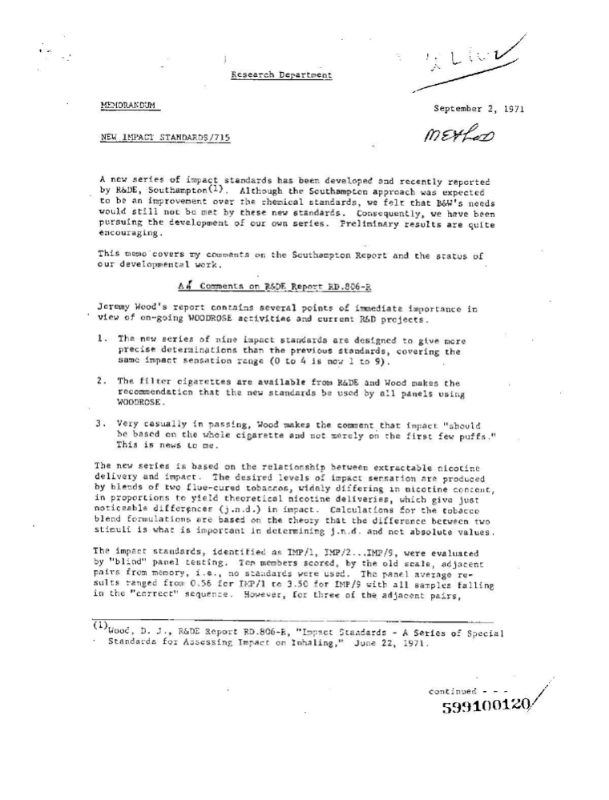
#> input picture backend/corrections/handwritten/0fbd4b91-8392-4253-80c8-64ce896b2c21.jpg, 609 x 800 px
$ python -i segmentation.py   (imports and definitions only)
#> lines starting #> are read from the running program, lines starting #| are printed output that depends on the picture; after the words box and inside, x2 and y2 are one past the last pixel; in counts of white or black regions, pixels touching at a corner belong together
#> further down, picture is the input picture: shape (800, 609, 3); min 0, max 255, mean 244.9
### backend/src/utils.py
import cv2
import numpy as np


# [7 lines left out: function resize_to_height, not called in this run]


def to_gray(image):
    # handles already-gray imgs too
    if len(image.shape) == 2:
        return image
    return cv2.cvtColor(image, cv2.COLOR_BGR2GRAY)


# [7 lines left out: function full_frame_corners, not called in this run]

### backend/src/segmentation.py
import cv2
import numpy as np

from .utils import to_gray


def segment_regions(image, min_area_frac=0.0008, merge_kernel=(25, 5)):
    """find text/content bounding boxes on a warped doc img.
    binarize, open to kill specks, dilate to glue chars into line blobs, bounding boxes."""

    gray = to_gray(image)
    binary = cv2.adaptiveThreshold(
        gray, 255,
        cv2.ADAPTIVE_THRESH_GAUSSIAN_C,
        cv2.THRESH_BINARY_INV,   # text becomes white (foreground)
        25, 15,
    )
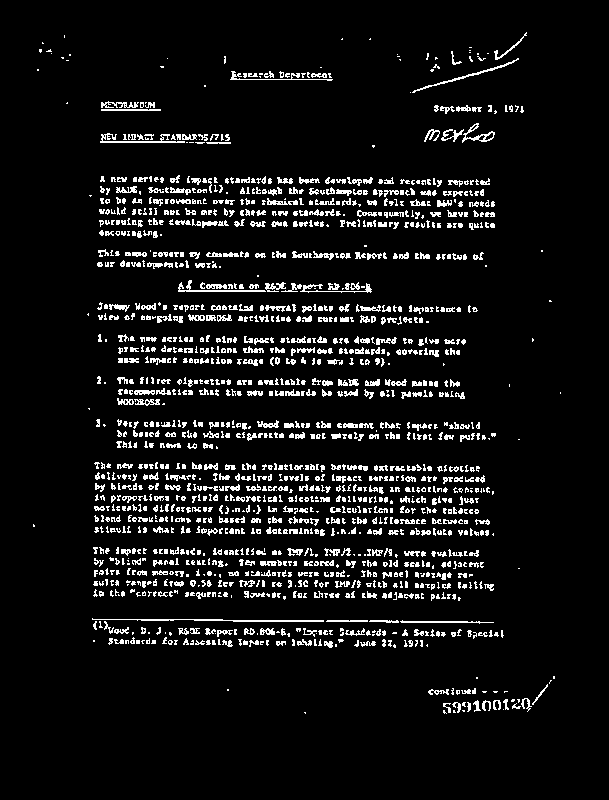
#> binary: shape (800, 609); 7.6% white in thin lines or dots, all inside (x1, y1, x2, y2) = (33, 32, 561, 714)
    # kill isolated specks smaller than 2x2
    binary = cv2.morphologyEx(
        binary, cv2.MORPH_OPEN,
        cv2.getStructuringElement(cv2.MORPH_RECT, (2, 2)),
    )
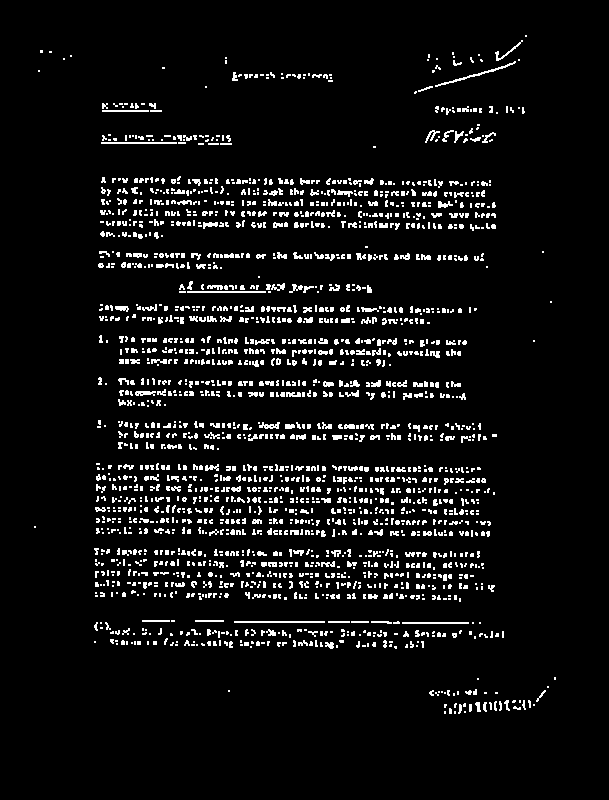
#> binary: shape (800, 609); 6.4% white in thin lines or dots, all inside (x1, y1, x2, y2) = (34, 35, 556, 714)
    # wide-short kernel glues chars of a line into one blob, narrow enough to keep lines separate
    kernel = cv2.getStructuringElement(cv2.MORPH_RECT, merge_kernel)
    dilated = cv2.dilate(binary, kernel, iterations=2)
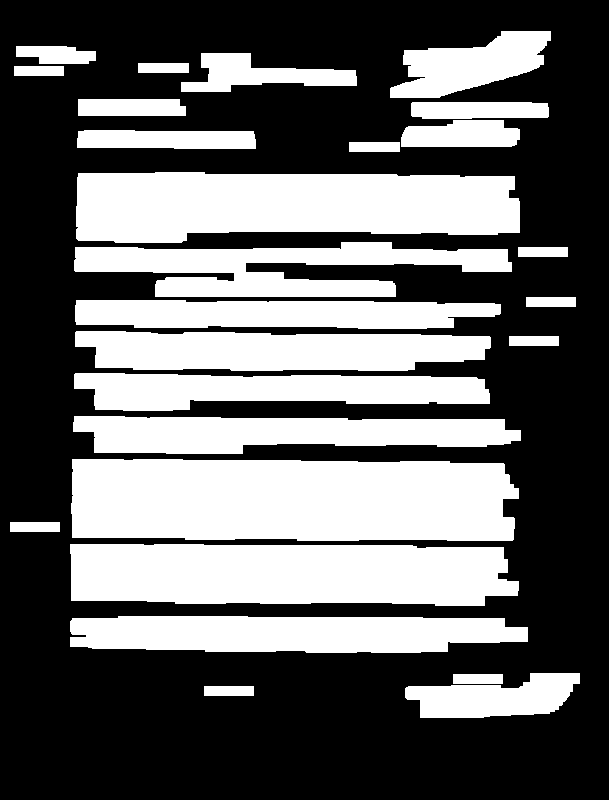
#> dilated: shape (800, 609); 40.1% white; 26 white regions

    cnts, _ = cv2.findContours(
        dilated, cv2.RETR_EXTERNAL, cv2.CHAIN_APPROX_SIMPLE
    )
#> cnts = 26 contours; largest, box (x1, y1, x2, y2) and area: (71, 459, 519, 541) 34120, (76, 172, 520, 243) 26488, (70, 544, 519, 606) 24774, (70, 616, 528, 653) 14194, (75, 331, 491, 371) 13522

    page_area = image.shape[0] * image.shape[1]
#> page_area = 487200
    boxes = []
    for c in cnts:
        x, y, w, h = cv2.boundingRect(c)
        if w * h < min_area_frac * page_area:
            continue
        # skip anything covering basically the whole page (usually the border)
        if w * h > 0.95 * page_area:
            continue
        boxes.append((x, y, w, h))
#> this loop made 26 passes
#> (x, y, w, h) on passes 3, 4, 5, 7, 8, 9, 11, 12, 15, 16, 18, 19: (405, 673, 175, 45), (70, 616, 458, 37), (70, 544, 449, 62), (71, 459, 448, 82), (73, 416, 448, 38), (74, 373, 416, 38), (75, 331, 416, 40), (75, 300, 426, 29), (74, 242, 438, 55), (76, 172, 444, 71), (77, 130, 179, 19), (401, 120, 119, 27)
#> (c, x, y, w, h) on passes 1, 2, 6, 10, 13, 14: ([[204, 686], [204, 695], [253, 695], [253, 686]], 204, 686, 50, 10), ([[453, 674], [453, 683], [502, 683], [502, 674]], 453, 674, 50, 10), ([[10, 522], [10, 531], [59, 531], [59, 522]], 10, 522, 50, 10), ([[509, 336], [509, 345], [558, 345], [558, 336]], 509, 336, 50, 10), ([[526, 297], [526, 306], [575, 306], [575, 297]], 526, 297, 50, 10), ([[518, 247], [518, 256], [567, 256], [567, 247]], 518, 247, 50, 10)
#> after the loop, boxes = 26 items, first 6: (204, 686, 50, 10), (453, 674, 50, 10), (405, 673, 175, 45), (70, 616, 458, 37), (70, 544, 449, 62), (10, 522, 50, 10)

    # reading order: top-to-bottom then left-to-right within 20px bands
    boxes.sort(key=lambda b: (b[1] // 20, b[0]))
    return boxes


def draw_regions(image, boxes, color=(255, 0, 0), thickness=2):
    # draws numbered bounding boxes on a copy of the img
    out = image.copy()
    if out.ndim == 2:
        out = cv2.cvtColor(out, cv2.COLOR_GRAY2BGR)
    for i, (x, y, w, h) in enumerate(boxes, start=1):
        cv2.rectangle(out, (x, y), (x + w, y + h), color, thickness)
        cv2.putText(
            out, f"R{i}", (x, max(0, y - 5)),
            cv2.FONT_HERSHEY_SIMPLEX, 0.6, color, 2,
        )
    return out

>>> import cv2
>>> picture = cv2.imread('../corrections/handwritten/0fbd4b91-8392-4253-80c8-64ce896b2c21.jpg')
>>> result = segment_regions(picture)
#> result = 26 items, first 6: (390, 31, 161, 67), (16, 46, 80, 18), (181, 53, 176, 39), (14, 66, 50, 10), (138, 63, 51, 10), (78, 99, 108, 17)
